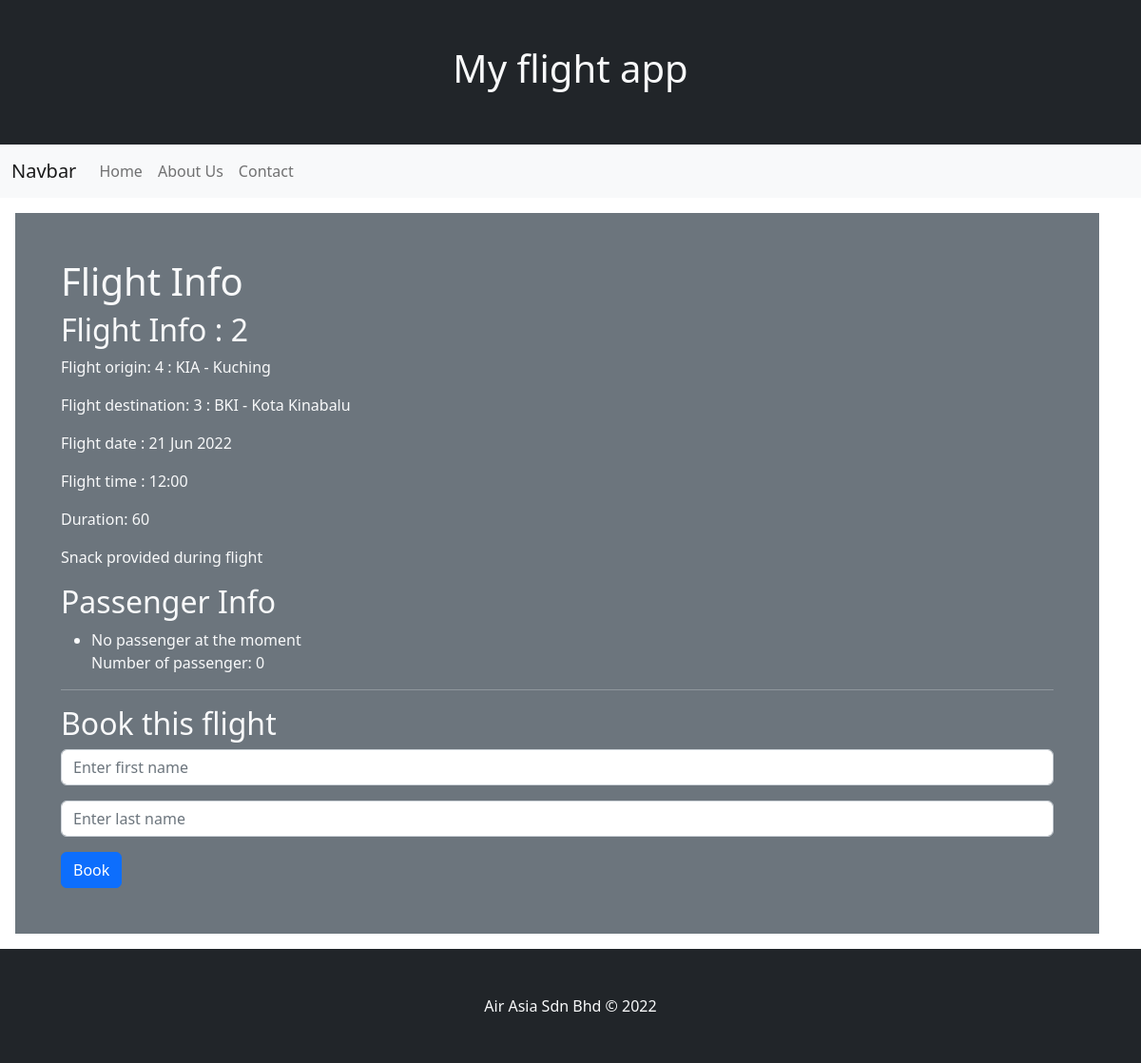
Page /flights/2 on the committed database.
### flights/models.py (models this page shows, shortened)
class Flight(models.Model):
	origin = models.ForeignKey(Airport, on_delete=models.CASCADE, related_name="departures")
	destination = models.ForeignKey(Airport, on_delete=models.CASCADE,related_name="arrivals")
	duration = models.IntegerField()
	flydate = models.DateTimeField(default=None, blank=True)
	fligtnumber =models.CharField(max_length=10, default="000")

class Airport(models.Model):
	code = models.CharField(max_length=3)
	city = models.CharField(max_length=64)
	def __str__(self):
		return f"{self.id} : {self.code} - {self.city}"

### flights/views.py (the view)
# urls.py: path('<int:flight_id>', views.flight,name="flight"),
def flight(request,flight_id):
	flight = Flight.objects.get(pk=flight_id)
	passengers = flight.passengers.all()
	return render(request,"flights/flight.html",{
		"flight":flight,
		"passengers":passengers,
	})

### flights/templates/flights/flight.html (shortened to what this page needs)
{% extends "flights/base.html" %}
{% block content %}
    <h1>Flight Info</h1>
    <h2>Flight Info  : {{flight.id}}</h2>
    <p>Flight origin: {{flight.origin}}</p>
    <p>Flight destination: {{flight.destination}}</p>
    <p>Flight date : {{flight.flydate | date:"d M Y" }}</p>
    <p>Flight time : {{flight.flydate | time:"H:i"}}</p>
    <p>Duration: {{flight.duration}}</p>
    {% if flight.duration < 90 %}
    <p>Snack provided during flight</p>
    {% elif flight.duration < 300 %}
    <p>1 Meal provided during flight</p>
    {% else %}
    <p>1 Meal and 1 breakfast provided during flight</p>
    {% endif %}
    <h2>Passenger Info</h2>
    <ul>
        {% for passenger in passengers%}
        <li>{{passenger.first}} {{passenger.last | upper}}</li>
        {% empty %}
        <li>No passenger at the moment</li>
        {% endfor %}
        <p>Number of passenger: {{passengers | length}}</p>
    </ul>
    <hr>
    <h2>Book this flight</h2>
    <form action="{%url 'book' flight.id %}" method="POST">
        <input type="text" name="first" placeholder="Enter first name" class="form form-control mb-3">
        <input type="text" name="last" placeholder="Enter last name" class="form form-control mb-3">
        <button type="submit" class="btn btn-primary">Book</button>
    </form>
{% endblock %}

### rows in the picture
Flight: id "2", origin "4 : KIA - Kuching", destination "3 : BKI - Kota Kinabalu", flydate "21 Jun 2022", flydate "12:00", duration "60"

### other values in the picture
{{ passengers | length }} "0"
